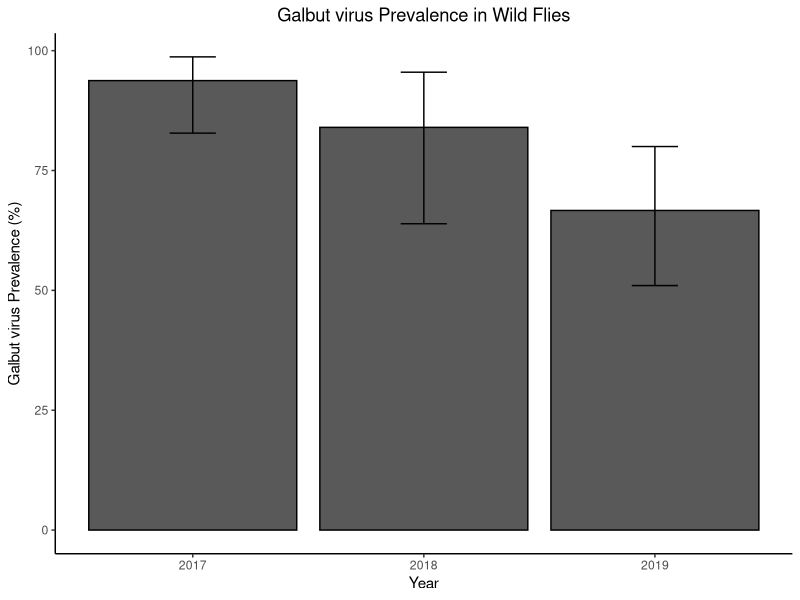
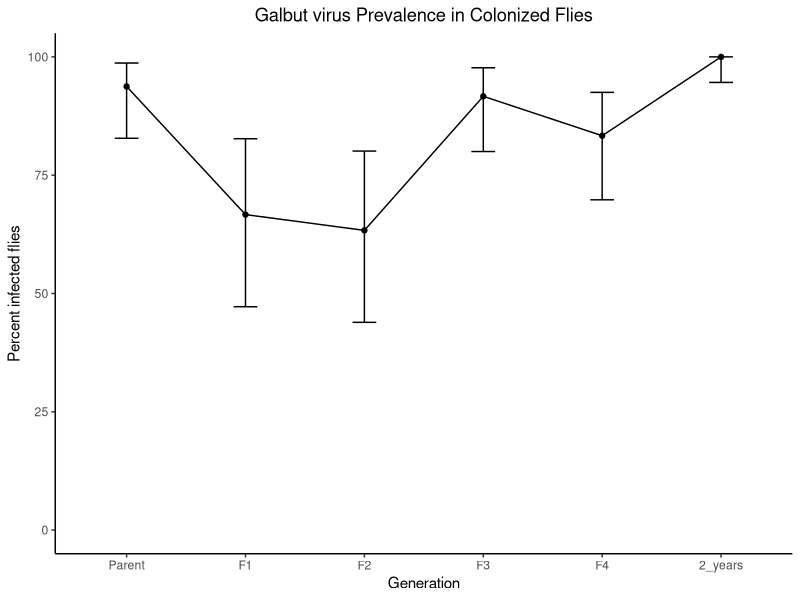
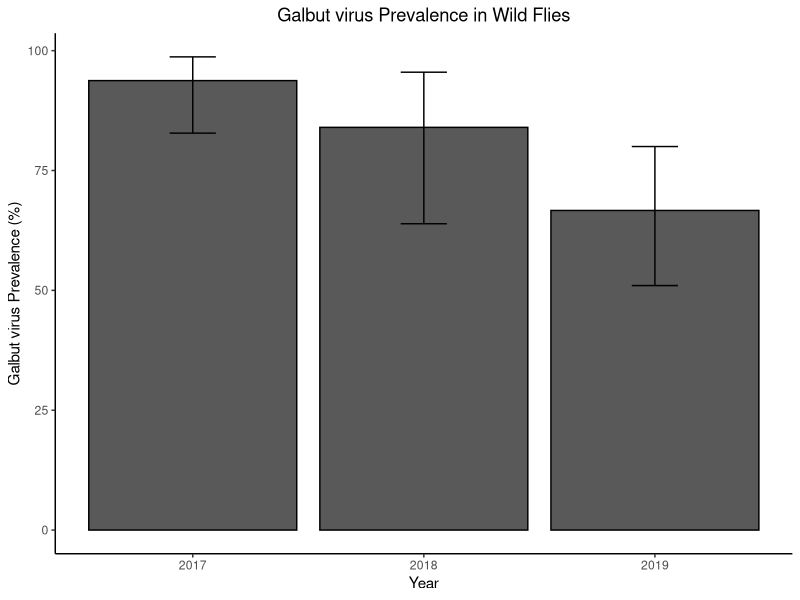
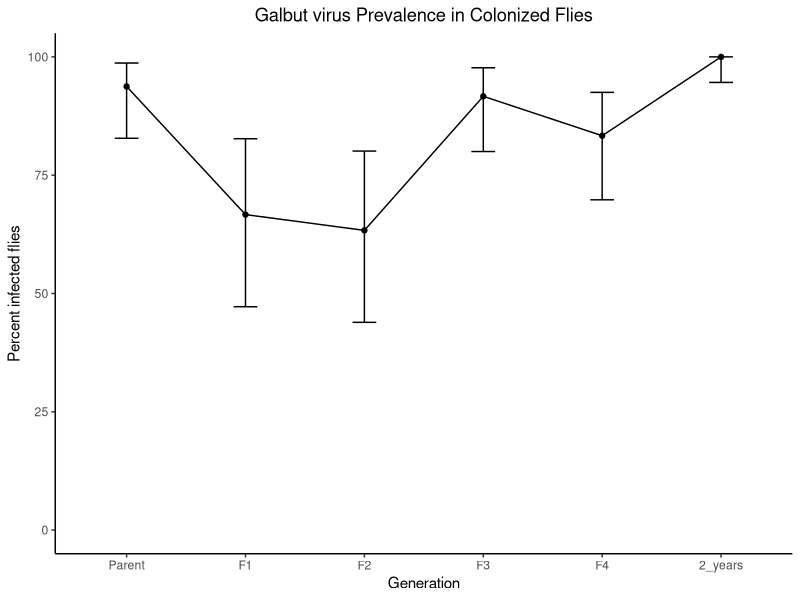

These charts were generated, in order, by the following R code:
#Script for making Figure 1

#Created by: Shaun Cross

#Goals of the script:

#This script makes a basic bar chart of prevalence data across 3 years in FoCo flies
#Includes Confidence intervals

#Also added to include chart of prevalence across generations 
#Includes confidence intervals

library(ggplot2)
library(readxl)

#Set wd to where this file is saved
setwd(dirname(rstudioapi::getActiveDocumentContext()$path))

######Fig 1A: Prevalence across 3 years (2017-2019)########
#read in df
df_prev <- read_excel("FoCo_prevalence_across_years.xlsx", sheet = "wild")
#This file contains the year, prevalence (x/y flies), and upper and lower confidence intervals
#confidence intervals were created using the binom package
#See below for example of the use of this package:
# library(binom)
# observations <- 44
# trials <- 48
# binom.confint(observations, trials, methods = "exact")

#This next part is needed to keep it ordered as listed and not alphabetical
#plot it
ggplot(df_prev, aes(x = year, y = prevalence)) +
  geom_bar(stat = "identity", color = "black",
           position = position_dodge()) +
  geom_errorbar(aes(ymin = cil, ymax = ciu), width = 0.2,
                position = position_dodge()) +
  labs( x = "Year", y = "Galbut virus Prevalence (%)", 
        title = "Galbut virus Prevalence in Wild Flies") +
  theme_classic() +
  theme(plot.title = element_text(hjust = 0.5))

#save it as a pdf
ggsave("Galbut_virus_prevalence_over_years.pdf")


#####Fig 1B: Prevalence across generations in colony FoCo-17########

#read in df
df_colony <- read_excel("FoCo_prevalence_across_years.xlsx", sheet = "colony")
#This file contains the year, prevalence (x/y flies), and upper and lower confidence intervals
#confidence intervals were created using the binom package
#See above for example of the use of this package.


#This next part is needed to keep it ordered as listed and not alphabetical
#Turn the 'sample' column into a character vector
df_colony$generation <- as.character(df_colony$generation)
#Then turn it back into a factor with the levels in the correct order
df_colony$generation <- factor(df_colony$generation, levels=unique(df_colony$generation))

#plot it
ggplot(df_colony, aes(x=generation, y=prevalence, group = 1)) + 
  geom_errorbar(aes(ymin = cil, ymax = ciu), width = 0.2,
                position = position_dodge()) +
  geom_line() + 
  geom_point()+
  scale_y_continuous(limits = c(0, 100)) +
  labs( x = "Generation", y = "Percent infected flies", 
        title = "Galbut virus Prevalence in Colonized Flies") +
  theme_classic() +
  theme(plot.title = element_text(hjust = 0.5))

#save it as a pdf
ggsave("Galbut_virus_prevalence_colony.pdf")

####I then imported these files into affinity designer to edit for aesthetics and size####
####Final figure is post editing in affinity designer.
  
